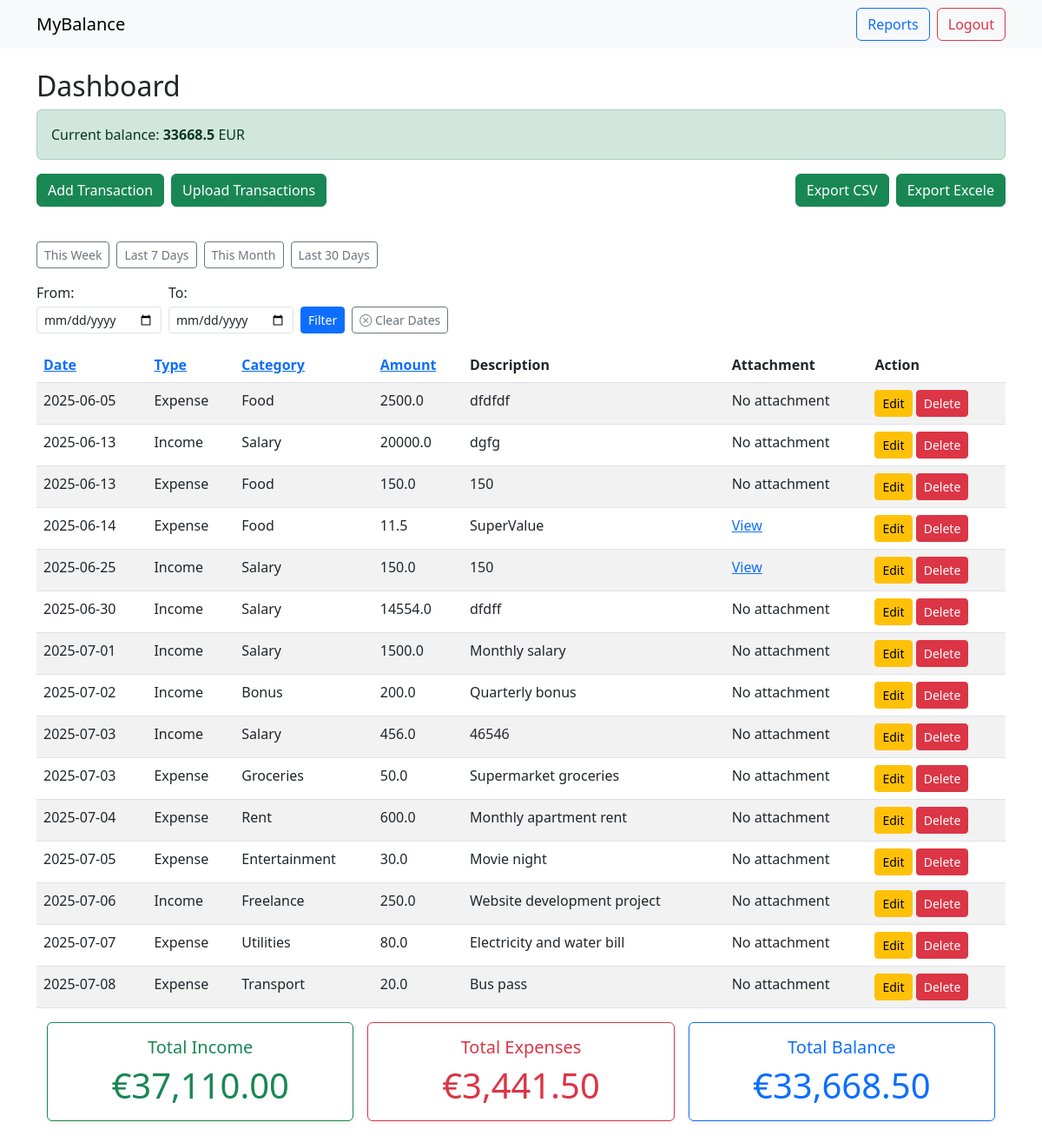
/dashboard?sort_by=date&order=asc (signed in), run on the app's committed database.
### tables this page shows
CREATE TABLE transactions (
              id INTEGER PRIMARY KEY AUTOINCREMENT,
              user_id INTEGER,
              date TEXT,
              type TEXT,
              category TEXT,
              amount REAL,
              description TEXT, attachment TEXT,
              FOREIGN KEY(user_id) REFERENCES users(id)
              );

### app.py (the view)
@app.route('/dashboard')
def dashboard():
        if 'user_id' not in session:
            return redirect(url_for('login'))
        sort_by=request.args.get('sort_by','date')
        order=request.args.get('order','desc')
        if sort_by not in ['date','type','amount', 'category']:
             sort_by='date'
        if order not in ['asc', 'desc']:
             order='desc'
        date_from=request.args.get('from')
        date_to=request.args.get('to')
        preset=request.args.get('preset')
        today=date.today()
        if preset=='this_week':
             start_of_week=today-timedelta(days=today.weekday())
             date_from=start_of_week.isoformat()
             date_to=today.isoformat()
        elif preset=='last_7_days':
             date_from=(today-timedelta(days=6)).isoformat()
             date_to=today.isoformat()
        elif preset=='this_month':
             date_from=(today.replace(day=1)).isoformat()
             date_to=today.isoformat()
        elif preset=='last_30_days':
             date_from=(today-timedelta(days=29)).isoformat()
             date_to=today.isoformat()
        query='''
            SELECT id, date, type, category, amount, description, attachment
            FROM transactions
            WHERE user_id=?
        '''
        params=[session['user_id']]
        if date_from:
             query+=" AND date>=?"
             params.append(date_from)
        if date_to:
             query+=" AND date<=?"
             params.append(date_to)
        query+= f"ORDER BY {sort_by} {order}"
        conn=get_db_conn()
        c=conn.cursor()
        c.execute(query, tuple(params))
        transactions=c.fetchall()
        query_current = '''SELECT
                        COALESCE(SUM(CASE WHEN type='Income' THEN amount ELSE 0 END),0) -
                        COALESCE(SUM(CASE WHEN type='Expense' THEN amount ELSE 0 END),0) AS balance
                        FROM transactions
                        WHERE user_id=?'''
        c.execute(query_current, (session['user_id'],))
        current_balance = c.fetchone()['balance']
        query_totals='''
                    SELECT
                    COALESCE(SUM(CASE WHEN type='Income' THEN amount ELSE 0 END),0)-
                    COALESCE(SUM(CASE WHEN type='Expense' THEN amount ELSE 0 END),0) AS balance,
                    COALESCE(SUM(CASE WHEN type='Income' THEN amount ELSE 0 END),0) AS total_income,
                    COALESCE(SUM(CASE WHEN type='Expense' THEN amount ELSE 0 END),0) AS total_expenses
                    FROM transactions
                    WHERE user_id=?

                  '''
        params_totals=[session['user_id']]
        if date_from:
            query_totals+= ' AND date>=?'
            params_totals.append(date_from)
        if date_to:
            query_totals+= ' AND date<=?'
            params_totals.append(date_to)
        c.execute(query_totals, tuple(params_totals))
        row=c.fetchone()
        total_income=row['total_income']
        total_expenses=row['total_expenses']
        balance=row['balance']
        conn.close()
        return render_template('dashboard.html', transactions=transactions, sort_by=sort_by, order=order, date_from=date_from,
                               date_to=date_to, balance=balance, total_income=total_income,total_expenses=total_expenses, current_balance=current_balance)

### app.py (called while the page is built)
def get_db_conn():
     conn=sqlite3.connect(DATABASE)
     conn.row_factory=sqlite3.Row
     return conn

### templates/dashboard.html (shortened to what this page needs)
{% extends 'base.html' %}
{% block content %}
<h2>Dashboard</h2>
<div class="alert {% if balance>=0 %} alert-success {% else %} alert-danger {% endif %}" role="alert">
    Current balance: <strong>{{current_balance}}</strong> EUR
</div>
<div class="d-flex justify-content-between flex-wrap mb-3">
  <div class="d-flex gap-2 mb-2">
<a href="{{ url_for('add') }}" class="btn btn-success mb-3">Add Transaction</a>
<a href="{{ url_for('import_transactions') }}" class="btn btn-success mb-3">Upload Transactions</a>
</div>
  <div class="d-flex gap-2 mb-2">
<a href="{{ url_for('export_transactions', filetype='csv') }}?start_date={{date_from or ''}}&end_date={{date_to or ''}}" class="btn btn-success mb-3">Export CSV</a>
<a href="{{ url_for('export_transactions', filetype='excel') }}?start_date={{date_from or ''}}&end_date={{date_to or ''}}" class="btn btn-success mb-3">Export Excele</a>
</div>
</div>
<form method="get" class="d-flex align-items-end gap-2 mb-3" style="flex-wrap: wrap; max-width: 600px;">
      <div class="col-auto">
        <a href="{{ url_for('dashboard', preset='this_week')}}" class="btn btn-outline-secondary btn-sm">This Week</a>
    </div>
    <div class="col-auto">
        <a href="{{ url_for('dashboard', preset='last_7_days')}}" class="btn btn-outline-secondary btn-sm">Last 7 Days</a>
    </div>
    <div class="col-auto">
        <a href="{{ url_for('dashboard', preset='this_month')}}" class="btn btn-outline-secondary btn-sm">This Month</a>
    </div>
    <div class="col-auto">
        <a href="{{ url_for('dashboard', preset='last_30_days')}}" class="btn btn-outline-secondary btn-sm">Last 30 Days</a>
    </div>
    <div class="col-auto">
        <label for="from" class="form-label mb-1">From:</label>
        <input type="date" name="from" id="from" class="form-control form-control-sm" value="{{ date_from or ''}}">
    </div>
    <div class="col-auto">
        <label for="to" class="form-label mb-1">To:</label>
        <input type="date" name="to" id="to" class="form-control form-control-sm" value="{{ date_to or ''}}">
    </div>
    <div class="col-auto">
        <button type="submit" class="btn btn-sm btn-primary">Filter</button>
    </div>
    <div class="col-auto">
        <a href="{{ url_for('dashboard')}}" class="btn btn-outline-secondary btn-sm">
            <i class="bi bi-x-circle"></i> Clear Dates</a>
    </div>
</form>
<table class="table table-striped">
    <thead>
        <tr>
            <th><a href="{{ url_for('dashboard',sort_by='date', order='asc' if sort_by!='date' or order=='desc' else 'desc' ) }}">Date</a></th>
            <th><a href="{{ url_for('dashboard', sort_by='type', order='asc' if sort_by!='type' or order=='desc' else 'desc')}}">Type</a></th>
            <th><a href="{{ url_for ('dashboard', sort_by='category', order='asc' if sort_by!='category' or order=='desc' else 'desc')}}">Category</a></th>
            <th><a href ="{{ url_for('dashboard', sort_by='amount', order='asc' if sort_by!='amount' or order=='desc' else 'desc')}}">Amount</a></th>
            <th>Description</th>
            <th>Attachment</th>
            <th>Action</th>
        </tr>
    </thead>
    <tbody>
        {% for t in transactions %}
        <tr>
            <td>{{ t['date'] }}</td>
            <td>{{ t['type'] }}</td>
            <td>{{ t['category'] }}</td>
            <td>{{ t['amount'] }}</td>
            <td>{{ t['description'] }}</td>
            <td>
                {% if  t['attachment']%}
                    <a href="{{ url_for('static', filename='uploads/'+t['attachment'])}}" target="_blank">View</a>
                {% else %}
                    No attachment
                {% endif %}
               </td>
            <td >
                <a href="{{url_for('update', id=t['id'])}}" class="btn btn-sm btn-warning">Edit</a>
                <a href="{{ url_for('confirm_delete', id=t['id'], target='record')}}" class="btn btn-sm btn-danger">Delete</a>
            </td>
        </tr>
        {% endfor %}
    </tbody>
</table>
<div class="container mb-4">
  <div class="row g-3">
    {% if date_from or date_to %}
      <div class="col-md-4">
        <div class="card border-success shadow-sm">
          <div class="card-body text-center">
            <h5 class="card-title text-success">Income for period</h5>
            <p class="card-text display-6 text-success ">€{{ "{:,.2f}".format(total_income) }}</p>
          </div>
        </div>
      </div>
      <div class="col-md-4">
        <div class="card border-danger shadow-sm">
          <div class="card-body text-center">
            <h5 class="card-title text-danger">Expenses for period</h5>
            <p class="card-text display-6 text-danger ">€{{ "{:,.2f}".format(total_expenses) }}</p>
          </div>
        </div>
      </div>
      <div class="col-md-4">
        <div class="card border-primary shadow-sm">
          <div class="card-body text-center">
            <h5 class="card-title text-primary">Balance for period</h5>
            <p class="card-text display-6 text-primary">€{{ "{:,.2f}".format(balance) }}</p>
          </div>
        </div>
      </div>
    {% else %}
      <div class="col-md-4">
        <div class="card border-success shadow-sm">
          <div class="card-body text-center">
            <h5 class="card-title text-success">Total Income</h5>
             <p class="card-text display-6 text-success ">€{{ "{:,.2f}".format(total_income) }}</p>
          </div>
        </div>
      </div>
      <div class="col-md-4">
        <div class="card border-danger shadow-sm">
          <div class="card-body text-center">
            <h5 class="card-title text-danger">Total Expenses</h5>
            <p class="card-text display-6 text-danger ">€{{ "{:,.2f}".format(total_expenses) }}</p>
          </div>
        </div>
      </div>
      <div class="col-md-4">
        <div class="card border-primary shadow-sm">
          <div class="card-body text-center">
            <h5 class="card-title text-primary">Total Balance</h5>
           <p class="card-text display-6 text-primary">€{{ "{:,.2f}".format(balance) }}</p>
          </div>
        </div>
      </div>
    {% endif %}
  </div>
</div>
{% endblock %}

### data on the page
transactions: date "2025-06-05", type "Expense", category "Food", amount "2500.0", description "dfdfdf", shows "No attachment"
transactions: date "2025-06-13", type "Income", category "Salary", amount "20000.0", description "dgfg", shows "No attachment"
transactions: date "2025-06-13", type "Expense", category "Food", amount "150.0", description "150", shows "No attachment"
transactions: date "2025-06-14", type "Expense", category "Food", amount "11.5", description "SuperValue"
transactions: date "2025-06-25", type "Income", category "Salary", amount "150.0", description "150"
transactions: date "2025-06-30", type "Income", category "Salary", amount "14554.0", description "dfdff", shows "No attachment"
transactions: date "2025-07-01", type "Income", category "Salary", amount "1500.0", description "Monthly salary", shows "No attachment"
transactions: date "2025-07-02", type "Income", category "Bonus", amount "200.0", description "Quarterly bonus", shows "No attachment"
transactions: date "2025-07-03", type "Income", category "Salary", amount "456.0", description "46546", shows "No attachment"
transactions: date "2025-07-03", type "Expense", category "Groceries", amount "50.0", description "Supermarket groceries", shows "No attachment"
transactions: date "2025-07-04", type "Expense", category "Rent", amount "600.0", description "Monthly apartment rent", shows "No attachment"
transactions: date "2025-07-05", type "Expense", category "Entertainment", amount "30.0", description "Movie night", shows "No attachment"
transactions: date "2025-07-06", type "Income", category "Freelance", amount "250.0", description "Website development project", shows "No attachment"
transactions: date "2025-07-07", type "Expense", category "Utilities", amount "80.0", description "Electricity and water bill", shows "No attachment"
transactions: date "2025-07-08", type "Expense", category "Transport", amount "20.0", description "Bus pass", shows "No attachment"

### other printed values
{{ current_balance }} "33668.5"
{{ "{:,.2f}".format(total_income) }} "37,110.00"
{{ "{:,.2f}".format(total_expenses) }} "3,441.50"
{{ "{:,.2f}".format(balance) }} "33,668.50"
